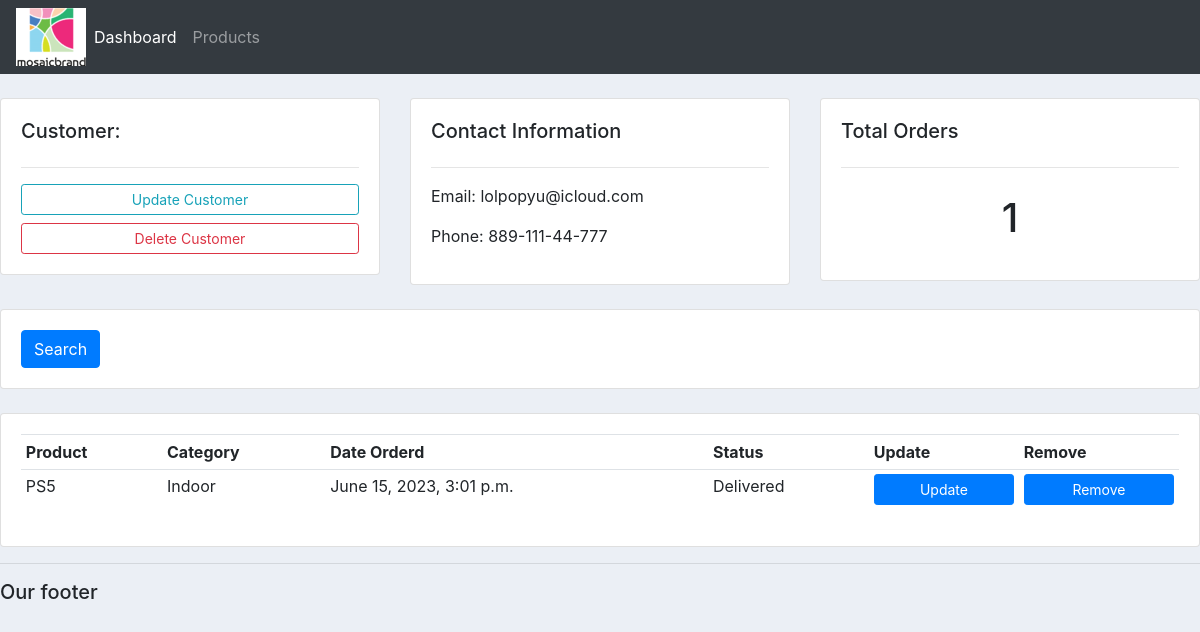
Page /customers/2/ on the committed database.
### accounts/models.py (models this page shows, shortened)
class Customer(models.Model):
    name = models.CharField(max_length=200, null=True)
    email = models.EmailField(max_length=200, null=True)
    phone = models.CharField(max_length=200, null=True)
    created_at = models.DateTimeField(auto_now_add=True)
    updated_at = models.DateTimeField(auto_now=True)

class Order(models.Model):
    STATUS = (
        ('Pending', 'Pending'),
        ('Out for delivery', 'Out for delivery'),
        ('Delivered', 'Delivered'),
    )
    customer = models.ForeignKey(Customer, null=True, on_delete=models.SET_NULL)
    product = models.ForeignKey(Product, null=True, on_delete=models.SET_NULL)
    date_created = models.DateTimeField(auto_now_add=True)
    status = models.CharField(max_length=200, null=True, choices=STATUS)
    note = models.CharField(max_length=200, null=True)

class Product(models.Model):
    CATEGORY = (
        ('Indoor', 'Indoor'),
        ('Outdoor', 'Outdoor'),
    )
    name = models.CharField(max_length=200, null=True)
    price = models.FloatField(null=True)
    category = models.CharField(max_length=200, null=True, choices=CATEGORY)
    description = models.CharField(max_length=200, null=True,blank=True)
    tag = models.ManyToManyField(tag)
    created_at = models.DateTimeField(auto_now_add=True)
    updated_at = models.DateTimeField(auto_now=True)
    def __str__(self):
        return self.name

### accounts/views.py (the view)
# urls.py: path('customers/<str:pk>/', views.customers,name ='customers'),
def customers(request,pk):
    customer = Customer.objects.get(id=pk)
    orders = customer.order_set.all()
    total_orders = customer.order_set.all().count()
    context = {'customer': customer, 'orders': orders, 'total_orders': total_orders}
    return render(request,"accounts/customers.html",context)

### accounts/templates/accounts/customers.html
{% extends 'accounts/Main.html' %}
{% block content %}
<br>
<div class="row">
   <div class="col-md">
      <div class="card card-body">
         <h5>Customer:</h5>
         <hr>
         <a class="btn btn-outline-info btn-sm btn-block" href="">Update
         Customer</a>
         <a class="btn btn-outline-danger btn-sm btn-block" href="">Delete
         Customer</a>
      </div>
   </div>
   <div class="col-md">
      <div class="card card-body">
         <h5>Contact Information</h5>
         <hr>
         <p>Email: {{customer.email}} </p>
         <p>Phone: {{customer.phone}} </p>
      </div>
   </div>
   <div class="col-md">
      <div class="card card-body">
         <h5>Total Orders</h5>
         <hr>
         <h1 style="text-align: center; padding: 10px">{{ total_orders }}</h1>
      </div>
   </div>
</div>
<br>
<div class="row">
   <div class="col">
      <div class="card card-body">
         <form method="get">
            <button class="btn btn-primary" type="submit">Search</button>
         </form>
      </div>
   </div>
</div>
<br>
<div class="row">
   <div class="col-md">
      <div class="card card-body">
         <table class="table table-sm">
            <tr>
               <th>Product</th>
               <th>Category</th>
               <th>Date Orderd</th>
               <th>Status</th>
               <th>Update</th>
               <th>Remove</th>
               {% for order in orders %}
               <tr>
                  <td>{{ order.product }}</td>
                  <td>{{ order.product.category }}</td>
                  <td>{{ order.date_created }}</td>
                  <td>{{ order.status }}</td>
                  <td><a class="btn btn-primary btn-sm btn-block" href="">Update</a></td>
                  <td><a class="btn btn-primary btn-sm btn-block" href="">Remove</a></td>
               </tr>
               {% endfor %}
            </tr>
         </table>
      </div>
   </div>
</div>
{% endblock %}

### static/css/Main.css (style rules this page uses)
body { background-color: #ebeff5; }

### rows in the picture
Customer: email "lolpopyu@icloud.com", phone "889-111-44-777"
Order: product "PS5", product.category "Indoor", date_created "June 15, 2023, 3:01 p.m.", status "Delivered"

### other values in the picture
{{ total_orders }} "1"
